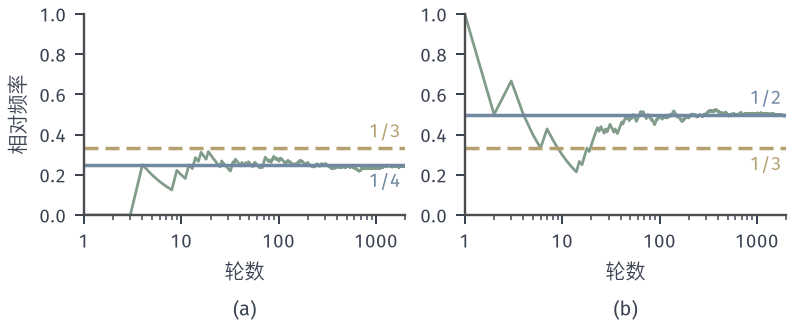

This chart was generated by the following Python code:
"""Two fair coins tossed repeatedly (n = 2000 rounds, seed 3). Running relative
frequency of (a) two heads and (b) one head one tail, against the classical values
1/4 and 1/2 (four equally likely ordered outcomes) and the value 1/3 obtained by
wrongly treating {two heads, two tails, one each} as equally likely."""
from pathlib import Path
import sys
ROOT = next(p for p in Path(__file__).resolve().parents if (p/"build.sh").is_file() and (p/"tex/book.tex").is_file())
sys.path.insert(0, str(ROOT/"figures/00-shared/mathematical-preliminaries-upper/00-shared/comprehension-figures"))
from support import figure, save, BLUE, GREEN, YELLOW, RED, PURPLE, INK, MUTED, GRID, BLUE_FILL, GREEN_FILL, YELLOW_FILL, RED_FILL, PURPLE_FILL
import numpy as np

rng = np.random.default_rng(3)
n = 2000
c = rng.integers(0, 2, size=(n, 2))  # 1 = heads
heads = c.sum(axis=1)
k = np.arange(1, n + 1)
f2 = np.cumsum(heads == 2) / k
f1 = np.cumsum(heads == 1) / k

fig, axes = figure(width_mm=112, height_mm=46, ncols=2)
for ax, f, true, tag in ((axes[0], f2, 0.25, '(a)'), (axes[1], f1, 0.5, '(b)')):
    ax.plot(k, f, color=GREEN, lw=1.1)
    ax.axhline(true, color=BLUE, lw=1.4)
    ax.axhline(1/3, color=YELLOW, lw=1.4, ls=(0, (4, 2)))
    ax.set_xscale('log')
    ax.set_xlim(1, n)
    ax.set_ylim(0, 1)
    ax.set_xlabel('轮数')
    for sp in ('left', 'bottom'):
        ax.spines[sp].set_linewidth(0.95)
    ax.text(0.5, -0.42, tag, transform=ax.transAxes, ha='center', va='top', fontsize=8)
    below = true < 1/3
    ax.text(n * 0.9, true + (-0.035 if below else 0.035), '1/4' if true == 0.25 else '1/2', color=BLUE, ha='right', va='top' if below else 'bottom', fontsize=7.5)
    ax.text(n * 0.9, 1/3 + (0.035 if below else -0.035), '1/3', color=YELLOW, ha='right', va='bottom' if below else 'top', fontsize=7.5)
    ax.set_xticks([1, 10, 100, 1000]); ax.set_xticklabels(['1', '10', '100', '1000'])
axes[0].set_ylabel('相对频率')
save(fig, Path(__file__).resolve().parent, 'figure',
     {'n': n, 'seed': 3, 'final_freq_two_heads': float(f2[-1]), 'final_freq_one_each': float(f1[-1])})
print(f2[-1], f1[-1])
